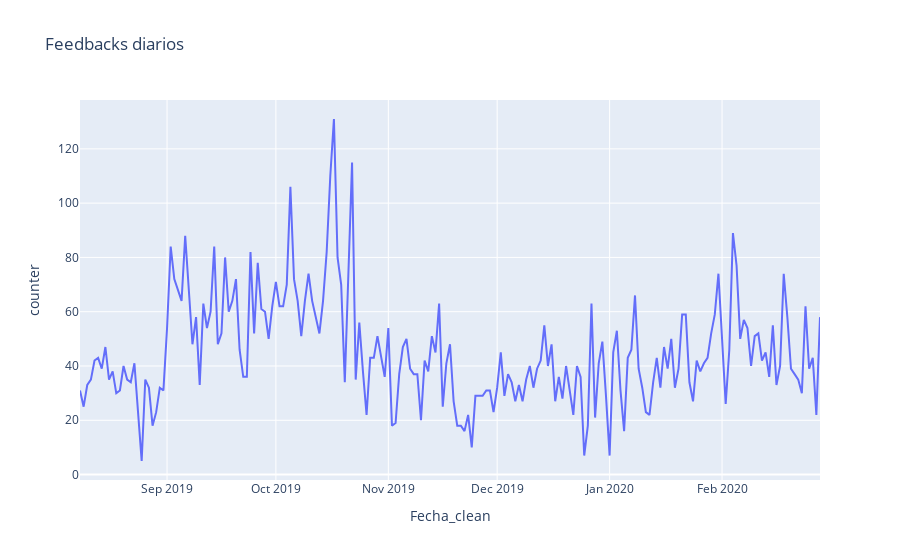

Notebook code cell kept with this figure:
### Code cell
print(df_daily.counter.mean())
px.line(df_daily, x="Fecha_clean", y="counter", title="Feedbacks diarios")

### Figure 1 — Plotly figure (JSON) as saved in the notebook; plotly's stock layout.template omitted (floating-point values rounded to 4 significant figures; data arrays with more than 128 entries replaced by an {"elided": "..."} marker saying what was removed)
{"data": [{"hovertemplate": "Fecha_clean=%{x}<br>counter=%{y}<extra></extra>", "legendgroup": "", "line": {"color": "#636efa", "dash": "solid"}, "marker": {"symbol": "circle"}, "mode": "lines", "name": "", "orientation": "v", "showlegend": false, "type": "scatter", "x": {"elided": "205 str values"}, "xaxis": "x", "y": {"elided": "205 int values"}, "yaxis": "y"}], "layout": {"legend": {"tracegroupgap": 0}, "title": {"text": "Feedbacks diarios"}, "xaxis": {"anchor": "y", "domain": [0, 1], "title": {"text": "Fecha_clean"}}, "yaxis": {"anchor": "x", "domain": [0, 1], "title": {"text": "counter"}}}}
